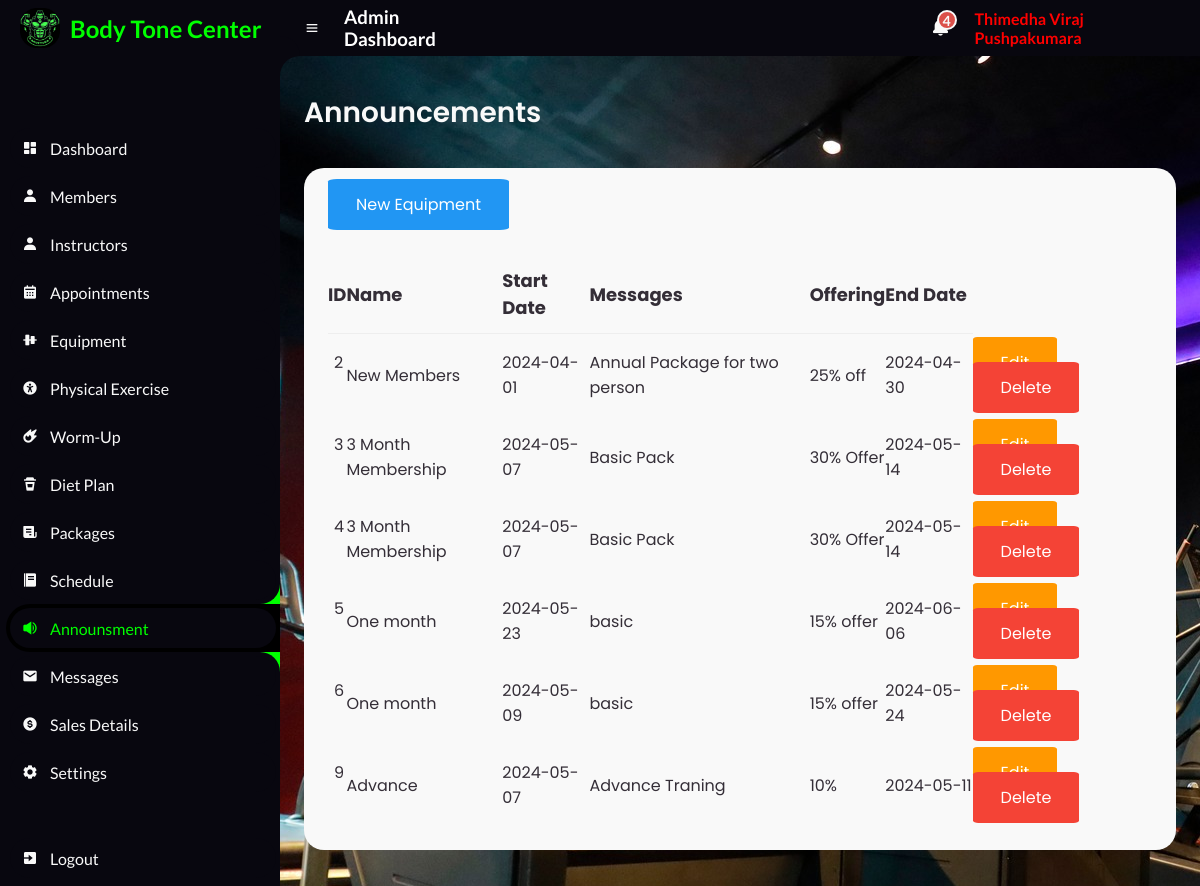
Screenshot of /Admin/Announsments.php (signed in) with the database file from the repository.
### tables this page shows
CREATE TABLE `announsment_table` (
  `id` int(20) NOT NULL,
  `name` varchar(100) NOT NULL,
  `start` date NOT NULL,
  `message` varchar(255) NOT NULL,
  `offering` varchar(50) NOT NULL,
  `end` date NOT NULL
);

### Admin/AnnounsmentBody.php (the view, shortened to what this page needs)
<main>
	<div class="head-title">
		<div class="left">
			<h1>Announcements</h1>
		</div>
	</div>
	<div class="table-data">
		<div class="order">
        <a class="btn info" href="Announsments_Create.php" role="button"> New Equipment</a>
			<br><br><br>
			<table class="table">
				<thead>
					<tr>
						<th style="font-size: large;">ID</th>
						<th style="font-size: large;">Name</th>
						<th style="font-size: large;">Start Date</th>
						<th style="font-size: large;">Messages</th>
						<th style="font-size: large;">Offering</th>
						<th style="font-size: large;">End Date</th>
					</tr>
				</thead>
				<tbody>
					<?php
					$servername = "localhost";
					$username = "root";
					$password = "";
					$database = "body_tone_db";
					$connection = new mysqli($servername, $username, $password, $database);
					$sql = "SELECT * FROM announsment_table";
					$result = $connection->query($sql);
					while ($row = $result->fetch_assoc()) {
						echo "
                    <tr>
                    <td>$row[id]</td>
                    <td>$row[name]</td>
                    <td>$row[start]</td>
                    <td>$row[message]</td>
					<td>$row[offering]</td>
					<td>$row[end]</td>
                    <td >
                        <a class='btn warning btn-sm' href='Announsments_Edit.php?id=$row[id]'>Edit</a>
                        <a class='btn danger btn-sm' href='Announsments_Delete.php?id=$row[id]'>Delete</a>
                    </td>
                </tr>
                    ";
					}
					?>
				</tbody>
			</table>
		</div>
	</div>
</main>

### Admin/Included/Header.php (shortened to what this page needs)
<!DOCTYPE html>
<html lang="en">
<head>
	<link href='https://unpkg.com/boxicons@2.0.9/css/boxicons.min.css' rel='stylesheet'>
	<link href='https://unpkg.com/boxicons@2.1.4/css/boxicons.min.css' rel='stylesheet'>
	<link rel="stylesheet" href="https://docs.fontawesome.com/">
	<link rel="stylesheet" href="./css/style.css">
	<link rel="stylesheet" href="./css/btn.css">
</head>

### Admin/Announsments.php (shortened to what this page needs)
<?php include('Included/Header.php'); ?>
<body>
	<section id="sidebar" >
		<a href="#" class="brand" style="margin-left: 20px;">
			<img src="img/logo.ico" style="width: 40px;" alt="">
			<span class="text" style="margin-left: 10px;color:lime; "> <b> Body Tone Center</b></span>
		</a>
		<ul class="side-menu top">
		<li >
				<a href="Dashboard.php">
					<i class='bx bxs-dashboard'></i>
					<span class="text">Dashboard</span>
				</a>
			</li>
			<li>
				<a href="Members.php">
					<i class='bx bxs-user'></i>
					<span class="text">Members</span>
				</a>
			</li>
			<li>
				<a href="Instructors.php">
					<i class='bx bxs-user'></i>
					<span class="text">Instructors</span>
				</a>
			</li>
			<li>
				<a href="Appointment.php">
					<i class='bx bxs-calendar'></i>
					<span class="text">Appointments</span>
				</a>
			</li>
			<li>
				<a href="Equipment.php">
					<i class='bx bxs-objects-vertical-center'></i>
					<span class="text">Equipment</span>
				</a>
			</li>
			<li>
				<a href="Physical.php">
					<i class='bx bxs-universal-access'></i>
					<span class="text">Physical Exercise</span>
				</a>
			</li>
			<li>
				<a href="Wormup.php">
					<i class='bx bxs-meteor'></i>
					<span class="text">Worm-Up</span>
				</a>
			</li>
			<li>
				<a href="DiatePlan.php">
					<i class='bx bxs-coffee-togo'></i>
					<span class="text">Diet Plan</span>
				</a>
			</li>
			<li>
				<a href="Packages.php">
					<i class='bx bxs-receipt'></i>
					<span class="text">Packages</span>
				</a>
			</li>
			<li>
				<a href="Schedule.php">
					<i class='bx bxs-food-menu'></i>
					<span class="text">Schedule</span>
				</a>
			</li>
			<li class="active">
				<a href="Announsments.php">
					<i class='bx bxs-volume-full'></i>
					<span class="text">Announsment</span>
				</a>
			</li>
			<li>
				<a href="Messages.php">
					<i class='bx bxs-envelope'></i>
					<span class="text">Messages</span>
				</a>
			</li>
			<li>
				<a href="Payments.php">
					<i class='bx bxs-dollar-circle'></i>
					<span class="text">Sales Details</span>
				</a>
			</li>
			<li>
				<a href="Settings.php">
					<i class='bx bxs-cog'></i>
					<span class="text">Settings</span>
				</a>
			</li>
			<br><br>
			<li>
				<a href="logout.php">
					<i class='bx bxs-exit'></i>
					<span class="text">Logout</span>
				</a>
			</li>
		</ul>
	</section>
	<section id="content">
		<?php include 'Included/navContainer.php'; ?>
		<?php include('AnnounsmentBody.php'); ?>
	</section>
</body>
</html>

### Admin/Included/navContainer.php (shortened to what this page needs)
<nav>
	<i class='bx bx-menu'></i>
	<h3><span style="color: white;">Admin Dashboard</span></h3>
	<form action="#">
		<div class="form-input">
		</div>
	</form>
	<a href="#" class="notification">
			<span class="num">
				<?php
				require 'dbconfig.php';
				$query = "SELECT id FROM contact_info ORDER BY id";
				$query_run = mysqli_query($connection, $query);
				$row = mysqli_num_rows($query_run);
				echo '<h3 >' . $row . '</h3>';
				?>
			</span>
	<a href="">
		<h4><span style="color: red;"><?php echo $_SESSION['admin_name'] ?></span></h4>
	</a>
</nav>

### Admin/css/style.css (style rules this page uses)
* { margin: 0; padding: 0; box-sizing: border-box; }
a { text-decoration: none; }
li { list-style: none; }
:root { --poppins: 'Poppins', sans-serif; --lato: 'Lato', sans-serif; --light: #F9F9F9; --blue: #3C91E6; --light-blue: #CFE8FF; --grey: #eee; --dark-grey: #AAAAAA; --dark: #342E37; --red: #DB504A; --yellow: #FFCE26; --light-yellow: #FFF2C6; --orange: #FD7238; --light-orange: #FFE0D3; --black: #000000; --light-black: #1b1a1a; --li-black: #6F6C6C ; --slow-black:#08070f ; --lime:lime; }
html { overflow-x: hidden; }
body { background-image: url("2.jpg"); overflow-x: hidden; }
#sidebar { position: fixed; top: 0; left: 0; width: 280px; height: 100%; background: var(--slow-black); z-index: 2000; font-family: var(--lato); transition: .3s ease; overflow-x: hidden; scrollbar-width: none; }
#sidebar .brand { font-size: 24px; font-weight: 700; height: 56px; display: flex; align-items: center; color: var(--blue); position: sticky; top: 0; left: 0; background: var(--slow-black); z-index: 500; padding-bottom: 20px; box-sizing: content-box; }
#sidebar .side-menu { width: 100%; margin-top: 48px; }
#sidebar .side-menu li { height: 48px; background: transparent; margin-left: 6px; border-radius: 48px 0 0 48px; padding: 4px; }
#sidebar .side-menu li.active { background: var(--black); position: relative; }
#sidebar .side-menu li.active::before { content: ''; position: absolute; width: 40px; height: 40px; border-radius: 50%; top: -40px; right: 0; box-shadow: 20px 20px 0 var(--lime); z-index: -1; }
#sidebar .side-menu li.active::after { content: ''; position: absolute; width: 40px; height: 40px; border-radius: 50%; bottom: -40px; right: 0; box-shadow: 20px -20px 0 var(--lime); z-index: -1; }
#sidebar .side-menu li a { width: 100%; height: 100%; background: var(--slow-black); display: flex; align-items: center; border-radius: 48px; font-size: 16px; color: var(--light); white-space: nowrap; overflow-x: hidden; }
#sidebar .side-menu.top li.active a { color: var(--lime); }
#sidebar .side-menu li a .bx { min-width: calc(60px - ((4px + 6px) * 2)); display: flex; justify-content: center; }
#content { position: relative; width: calc(100% - 280px); left: 280px; transition: .3s ease; }
#content nav { height: 56px; background: var(--slow-black); padding: 0 24px; display: flex; align-items: center; grid-gap: 24px; font-family: var(--lato); position: sticky; top: 0; left: 0; z-index: 1000; }
#content nav::before { content: ''; position: absolute; width: 40px; height: 40px; bottom: -40px; left: 0; border-radius: 50%; box-shadow: -20px -20px 0 var(--slow-black); }
#content nav a { color: var(--light); }
#content nav .bx.bx-menu { cursor: pointer; color: var(--light); }
#content nav form { max-width: 400px; width: 100%; margin-right: auto; }
#content nav form .form-input { display: flex; align-items: center; height: 36px; }
#content nav .notification { font-size: 20px; position: relative; }
#content nav .notification .num { position: absolute; top: -6px; right: -6px; width: 20px; height: 20px; border-radius: 50%; border: 2px solid var(--light); background: var(--red); color: var(--light); font-weight: 700; font-size: 12px; display: flex; justify-content: center; align-items: center; }
#content main { width: 100%; padding: 36px 24px; font-family: var(--poppins); max-height: calc(100vh - 56px); overflow-y: auto; }
#content main .head-title { display: flex; align-items: center; justify-content: space-between; grid-gap: 16px; flex-wrap: wrap; }
#content main .head-title .left h1 { font-size: 28px; font-weight: 600; margin-bottom: 10px; color: var(--light); }
#content main .table-data { display: flex; flex-wrap: wrap; grid-gap: 24px; margin-top: 24px; width: 100%; color: var(--dark); }
#content main .table-data > div { border-radius: 20px; background: var(--light); padding: 24px; overflow-x: auto; }
#content main .table-data .order { flex-grow: 1; flex-basis: 500px; }
#content main .table-data .order table { width: 100%; border-collapse: collapse; }
#content main .table-data .order table th { padding-bottom: 12px; font-size: 13px; text-align: left; border-bottom: 1px solid var(--grey); }
#content main .table-data .order table td { padding: 16px 0; }
#content main .table-data .order table tr td:first-child { display: flex; align-items: center; grid-gap: 12px; padding-left: 6px; }

### Admin/Included/navContainer.php (style rules this page uses)
* { text-decoration: none; }

### rows the page displays
announsment_table: id "2", name "New Members", start "2024-04-01", message "Annual Package for two person", offering "25% off", end "2024-04-30"
announsment_table: id "3", name "3 Month Membership", start "2024-05-07", message "Basic Pack", offering "30% Offer", end "2024-05-14"
announsment_table: id "4", name "3 Month Membership", start "2024-05-07", message "Basic Pack", offering "30% Offer", end "2024-05-14"
announsment_table: id "5", name "One month", start "2024-05-23", message "basic", offering "15% offer", end "2024-06-06"
announsment_table: id "6", name "One month", start "2024-05-09", message "basic", offering "15% offer", end "2024-05-24"
announsment_table: id "9", name "Advance", start "2024-05-07", message "Advance Traning", offering "10%", end "2024-05-11"

### other values shown
$row "4"
$_SESSION['admin_name'] "Thimedha Viraj Pushpakumara"
